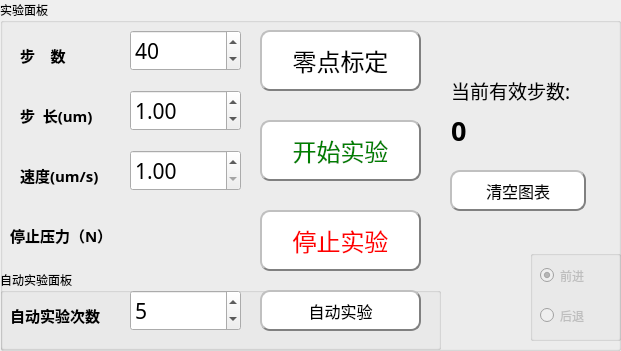
   <widget class="QGroupBox" name="groupBox_2">
    <property name="geometry">
     <rect>
      <x>680</x>
      <y>440</y>
      <width>621</width>
      <height>351</height>
     </rect>
    </property>
    <property name="font">
     <font>
      <family>黑体</family>
     </font>
    </property>
    <property name="title">
     <string>实验面板</string>
    </property>
    <widget class="QLabel" name="label_3">
     <property name="geometry">
      <rect>
       <x>20</x>
       <y>150</y>
       <width>101</width>
       <height>51</height>
      </rect>
     </property>
     <property name="font">
      <font>
       <family>黑体</family>
       <pointsize>11</pointsize>
       <weight>75</weight>
       <bold>true</bold>
      </font>
     </property>
     <property name="text">
      <string>速度(um/s)</string>
     </property>
    </widget>
    <widget class="QDoubleSpinBox" name="doubleSpinBox_2">
     <property name="geometry">
      <rect>
       <x>130</x>
       <y>90</y>
       <width>111</width>
       <height>41</height>
      </rect>
     </property>
     <property name="font">
      <font>
       <pointsize>16</pointsize>
      </font>
     </property>
     <property name="statusTip">
      <string>请输入步长</string>
     </property>
     <property name="value">
      <double>1.000000000000000</double>
     </property>
    </widget>
    <widget class="QLabel" name="label_2">
     <property name="geometry">
      <rect>
       <x>20</x>
       <y>90</y>
       <width>91</width>
       <height>50</height>
      </rect>
     </property>
     <property name="font">
      <font>
       <family>黑体</family>
       <pointsize>11</pointsize>
       <weight>75</weight>
       <bold>true</bold>
      </font>
     </property>
     <property name="text">
      <string>步  长(um)</string>
     </property>
    </widget>
    <widget class="QLabel" name="label">
     <property name="geometry">
      <rect>
       <x>20</x>
       <y>30</y>
       <width>71</width>
       <height>51</height>
      </rect>
     </property>
     <property name="font">
      <font>
       <family>黑体</family>
       <pointsize>11</pointsize>
       <weight>75</weight>
       <bold>true</bold>
      </font>
     </property>
     <property name="text">
      <string>步    数</string>
     </property>
    </widget>
    <widget class="QDoubleSpinBox" name="doubleSpinBox_3">
     <property name="geometry">
      <rect>
       <x>130</x>
       <y>150</y>
       <width>111</width>
       <height>41</height>
      </rect>
     </property>
     <property name="minimumSize">
      <size>
       <width>111</width>
       <height>41</height>
      </size>
     </property>
     <property name="font">
      <font>
       <pointsize>16</pointsize>
      </font>
     </property>
     <property name="statusTip">
      <string>请输入速度(0~25)</string>
     </property>
     <property name="minimum">
      <double>1.000000000000000</double>
     </property>
     <property name="maximum">
      <double>5.000000000000000</double>
     </property>
     <property name="value">
      <double>1.000000000000000</double>
     </property>
    </widget>
    <widget class="QSpinBox" name="spinBox">
     <property name="geometry">
      <rect>
       <x>130</x>
       <y>30</y>
       <width>111</width>
       <height>41</height>
      </rect>
     </property>
     <property name="font">
      <font>
       <pointsize>16</pointsize>
      </font>
     </property>
     <property name="statusTip">
      <string>请输入步数</string>
     </property>
     <property name="maximum">
      <number>500000</number>
     </property>
     <property name="value">
      <number>40</number>
     </property>
    </widget>
    <widget class="QPushButton" name="pushButton_stop">
     <property name="geometry">
      <rect>
       <x>260</x>
       <y>210</y>
       <width>161</width>
       <height>61</height>
      </rect>
     </property>
     <property name="font">
      <font>
       <family>黑体</family>
       <pointsize>18</pointsize>
       <weight>50</weight>
       <bold>false</bold>
      </font>
     </property>
     <property name="statusTip">
      <string>停止本次实验</string>
     </property>
     <property name="styleSheet">
      <string notr="true">QPushButton{background-color:white;
			color: red;  
			border-radius: 10px;
		    border: 2px groove gray;
			border-style: outset;}
QPushButton:hover{background-color:white; 
				  color: red;
border-style: inset;}
QPushButton:pressed{background-color:rgb(85, 170, 255); 							border-style: inset; }</string>
     </property>
     <property name="text">
      <string>停止实验</string>
     </property>
    </widget>
    <widget class="QPushButton" name="pushButton_start">
     <property name="geometry">
      <rect>
       <x>260</x>
       <y>120</y>
       <width>161</width>
       <height>61</height>
      </rect>
     </property>
     <property name="font">
      <font>
       <family>黑体</family>
       <pointsize>18</pointsize>
       <weight>50</weight>
       <bold>false</bold>
      </font>
     </property>
     <property name="statusTip">
      <string>开始实验前请确定是否标定零点</string>
     </property>
     <property name="styleSheet">
      <string notr="true">QPushButton{background-color: white;
			color:green;  
			border-radius: 10px;
		    border: 2px groove gray;
			border-style: outset;}
QPushButton:hover{background-color:white; 
				  color: green;
border-style: inset;}
QPushButton:pressed{background-color:rgb(85, 170, 255); 							border-style: inset; }</string>
     </property>
     <property name="text">
      <string>开始实验</string>
     </property>
    </widget>
    <widget class="QGroupBox" name="groupBox1">
     <property name="enabled">
      <bool>false</bool>
     </property>
     <property name="geometry">
      <rect>
       <x>530</x>
       <y>250</y>
       <width>91</width>
       <height>91</height>
      </rect>
     </property>
     <property name="title">
      <string/>
     </property>
     <widget class="QRadioButton" name="radioButton">
      <property name="geometry">
       <rect>
        <x>10</x>
        <y>10</y>
        <width>101</width>
        <height>31</height>
       </rect>
      </property>
      <property name="text">
       <string>前进</string>
      </property>
      <property name="checked">
       <bool>true</bool>
      </property>
     </widget>
     <widget class="QRadioButton" name="radioButton_2">
      <property name="geometry">
       <rect>
        <x>10</x>
        <y>50</y>
        <width>101</width>
        <height>31</height>
       </rect>
      </property>
      <property name="text">
       <string>后退</string>
      </property>
     </widget>
    </widget>
    <widget class="QLabel" name="label_6">
     <property name="geometry">
      <rect>
       <x>451</x>
       <y>70</y>
       <width>131</width>
       <height>41</height>
      </rect>
     </property>
     <property name="font">
      <font>
       <pointsize>14</pointsize>
       <weight>50</weight>
       <bold>false</bold>
      </font>
     </property>
     <property name="text">
      <string>当前有效步数:</string>
     </property>
    </widget>
    <widget class="QLabel" name="label_currentStep">
     <property name="geometry">
      <rect>
       <x>451</x>
       <y>110</y>
       <width>131</width>
       <height>41</height>
      </rect>
     </property>
     <property name="font">
      <font>
       <pointsize>20</pointsize>
       <weight>75</weight>
       <bold>true</bold>
      </font>
     </property>
     <property name="text">
      <string>0</string>
     </property>
    </widget>
    <widget class="QPushButton" name="pushButton">
     <property name="geometry">
      <rect>
       <x>260</x>
       <y>30</y>
       <width>161</width>
       <height>61</height>
      </rect>
     </property>
     <property name="font">
      <font>
       <family>黑体</family>
       <pointsize>18</pointsize>
       <weight>50</weight>
       <bold>false</bold>
      </font>
     </property>
     <property name="statusTip">
      <string>把当前位置设为零点</string>
     </property>
     <property name="styleSheet">
      <string notr="true">QPushButton{background-color: white;
			color:black;  
			border-radius: 10px;
		    border: 2px groove gray;
			border-style: outset;}
QPushButton:hover{background-color:white; 
				  color: black;
border-style: inset;}
QPushButton:pressed{background-color:rgb(85, 170, 255); 							border-style: inset; }</string>
     </property>
     <property name="text">
      <string>零点标定</string>
     </property>
    </widget>
    <widget class="QPushButton" name="pushButton_clear">
     <property name="geometry">
      <rect>
       <x>450</x>
       <y>170</y>
       <width>136</width>
       <height>41</height>
      </rect>
     </property>
     <property name="font">
      <font>
       <family>黑体</family>
       <pointsize>12</pointsize>
       <weight>50</weight>
       <bold>false</bold>
      </font>
     </property>
     <property name="statusTip">
      <string>再次实验前清空</string>
     </property>
     <property name="styleSheet">
      <string notr="true">QPushButton{background-color: white;
			color:black;  
			border-radius: 10px;
		    border: 2px groove gray;
			border-style: outset;}
QPushButton:hover{background-color:white; 
				  color: black;
border-style: inset;}
QPushButton:pressed{background-color:rgb(85, 170, 255); 							border-style: inset; }</string>
     </property>
     <property name="text">
      <string>清空图表</string>
     </property>
    </widget>
    <widget class="QLabel" name="label_17">
     <property name="geometry">
      <rect>
       <x>10</x>
       <y>210</y>
       <width>101</width>
       <height>51</height>
      </rect>
     </property>
     <property name="font">
      <font>
       <family>黑体</family>
       <pointsize>11</pointsize>
       <weight>75</weight>
       <bold>true</bold>
      </font>
     </property>
     <property name="text">
      <string>停止压力（N）</string>
     </property>
    </widget>
    <widget class="QGroupBox" name="groupBox_7">
     <property name="geometry">
      <rect>
       <x>0</x>
       <y>270</y>
       <width>441</width>
       <height>80</height>
      </rect>
     </property>
     <property name="title">
      <string>自动实验面板</string>
     </property>
     <widget class="QSpinBox" name="spinBox_auto">
      <property name="geometry">
       <rect>
        <x>130</x>
        <y>20</y>
        <width>111</width>
        <height>41</height>
       </rect>
      </property>
      <property name="font">
       <font>
        <pointsize>16</pointsize>
       </font>
      </property>
      <property name="minimum">
       <number>1</number>
      </property>
      <property name="maximum">
       <number>20</number>
      </property>
      <property name="value">
       <number>5</number>
      </property>
     </widget>
     <widget class="QLabel" name="label_19">
      <property name="geometry">
       <rect>
        <x>10</x>
        <y>20</y>
        <width>101</width>
        <height>51</height>
       </rect>
      </property>
      <property name="font">
       <font>
        <family>黑体</family>
        <pointsize>11</pointsize>
        <weight>75</weight>
        <bold>true</bold>
       </font>
      </property>
      <property name="text">
       <string>自动实验次数</string>
      </property>
     </widget>
     <widget class="QPushButton" name="pushButton_auto">
      <property name="geometry">
       <rect>
        <x>260</x>
        <y>20</y>
        <width>161</width>
        <height>41</height>
       </rect>
      </property>
      <property name="font">
       <font>
        <family>黑体</family>
        <pointsize>12</pointsize>
        <weight>50</weight>
        <bold>false</bold>
       </font>
      </property>
      <property name="statusTip">
       <string>再次实验前清空</string>
      </property>
      <property name="styleSheet">
       <string notr="true">QPushButton{background-color: white;
			color:black;  
			border-radius: 10px;
		    border: 2px groove gray;
			border-style: outset;}
QPushButton:hover{background-color:white; 
				  color: black;
border-style: inset;}
QPushButton:pressed{background-color:rgb(85, 170, 255); 							border-style: inset; }</string>
      </property>
      <property name="text">
       <string>自动实验</string>
      </property>
     </widget>
    </widget>
   </widget>
